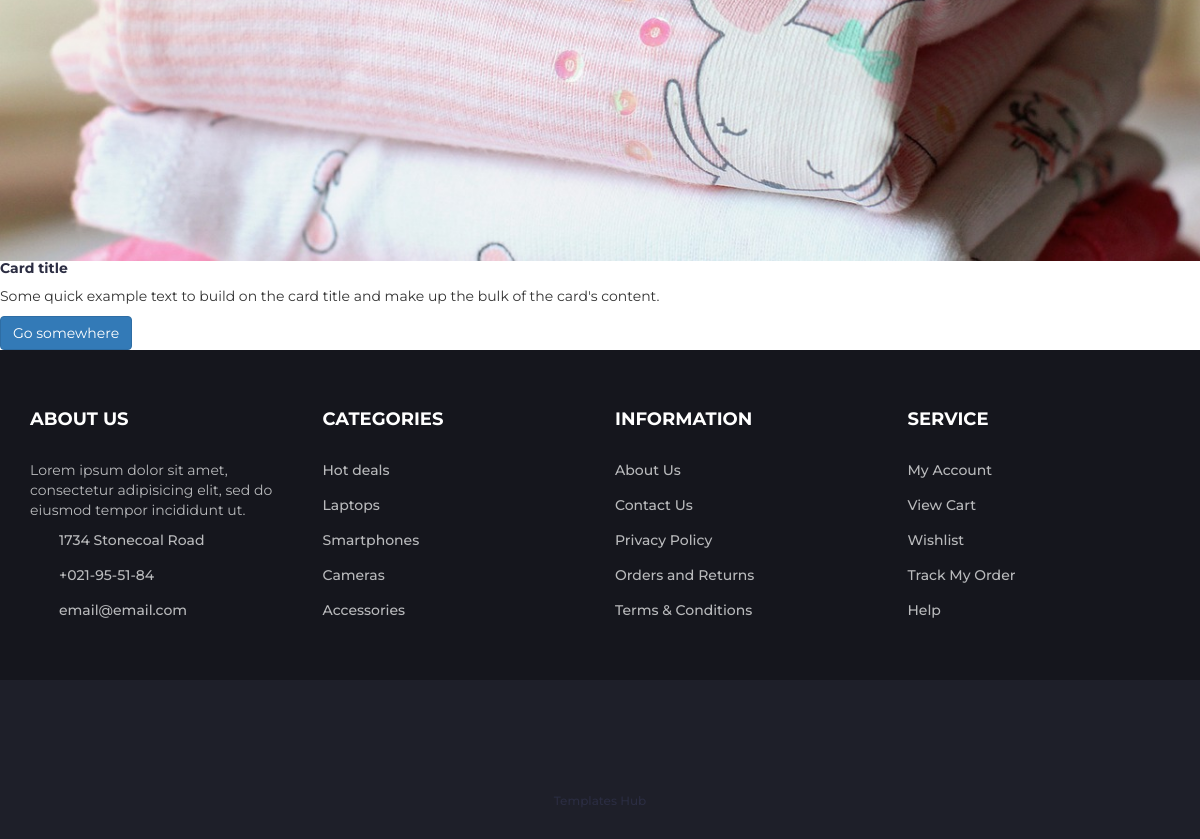
/my_account/account/orders (signed in, lower part), run on an earlier commit of the app's database.
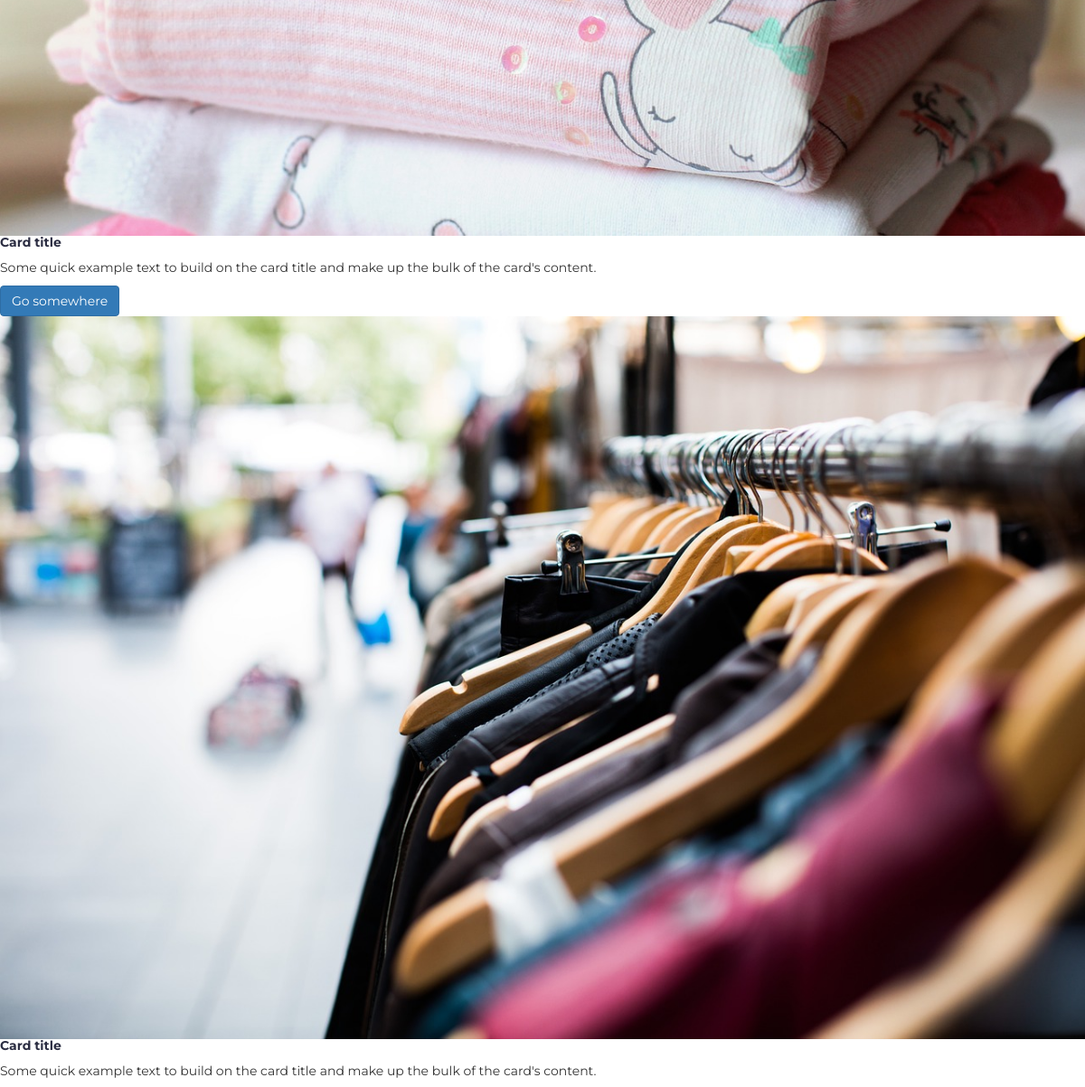
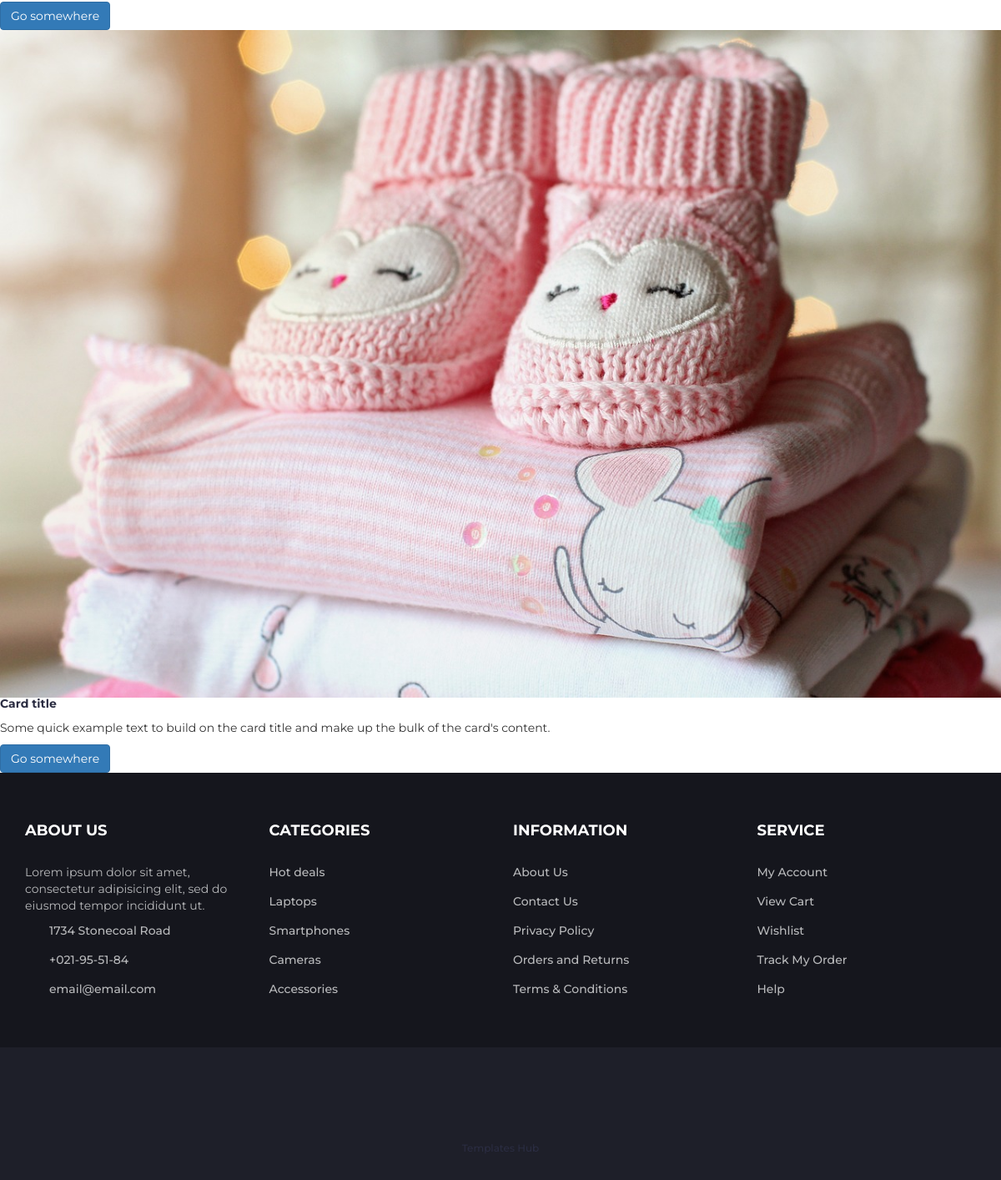
And on a later commit of the database (2 pictures, top to bottom).
### store/models.py (models this page shows, shortened)
class OrderedItem(models.Model):
    user = models.ForeignKey(AUTH_USER_MODEL, on_delete=models.CASCADE)
    product = models.ForeignKey(Product, on_delete=models.CASCADE)
    order_id = models.ForeignKey(OrderOrder, on_delete=models.CASCADE)
    quantity = models.IntegerField(default=1)
    price = models.FloatField(default=0.0)
    total = models.IntegerField(default=0)

class Product(models.Model):
    name = models.CharField(max_length=50)
    title = models.TextField(max_length=200)
    category = models.ForeignKey(Category, on_delete=models.SET_NULL, null=True, blank=True)
    price = models.FloatField(default=0.0)
    old_price = models.FloatField(default=0.0)
    stock_quantity = models.IntegerField(default=0)
    description = RichTextField(blank=True)
    technical_information = RichTextField(blank=True, default='', verbose_name="Fiche technique")
    image = models.ImageField(upload_to='products', blank=True, null=True)
    slug = AutoSlugField(populate_from=['name'])

### accounts/views.py (the view)
# urls.py: path('my_account/account/orders', views.account_orders, name='account-orders'),
def account_orders(request):
    user = request.user
    ordered_items = OrderedItem.objects.filter(user=user)
    context = {'ordered_items': ordered_items}
    return render(request, 'account/account_manage_orders.html', context)

### templates/account/account_manage_orders.html (shortened to what this page needs)
{% extends "panel/base.html" %}
{% load static %}
{% block content %}
                {% for i in ordered_items %}
                <div class="card">
                    <img src=" {{ i.product.image.url }} " class="card-img-top" width="100%"
                    <div class="card-body">
                        <h5 class="card-title">Card title</h5>
                        <p class="card-text">Some quick example text to build on the card title and make up the bulk of
                            the card's content.</p>
                        <a href="#" class="btn btn-primary">Go somewhere</a>
                    </div>
                {% endfor %}
{% include "panel/footer.html" %}
{% endblock content %}

### templates/panel/base.html (shortened to what this page needs)
<!doctype html> {% load static %}
<html lang="fr">
<head>
    <link type="text/css" rel="stylesheet" href="{% static 'style/css/bootstrap.min.css' %}" />
    <link type="text/css" rel="stylesheet" href="{% static 'style/css/slick.css' %}" />
    <link type="text/css" rel="stylesheet" href='{% static "style/css/slick-theme.css" %}' />
    <link type="text/css" rel="stylesheet" href='{% static "style/css/nouislider.min.css" %}' />
    <link rel="stylesheet" href='{% static "style/css/font-awesome.min.css" %}'>
    <link href="{% static 'fontawesomefree/css/fontawesome.css' %}" rel="stylesheet" type="text/css">
    <link href="{% static 'fontawesomefree/css/brands.css' %}" rel="stylesheet" type="text/css">
    <link href="{% static 'fontawesomefree/css/solid.css' %}" rel="stylesheet" type="text/css">
    <link type="text/css" rel="stylesheet" href='{% static "style/css/style.css" %}' />
</head>
<body>
    {% block content %} {% endblock content %}
</body>
</html>

### templates/panel/header.html (shortened to what this page needs)
{% load static %}

### templates/panel/footer.html (shortened to what this page needs)
{% load static %}
<footer id="footer">
    <div class="section">
        <div class="container">
            <div class="row">
                <div class="col-md-3 col-xs-6">
                    <div class="footer">
                        <h3 class="footer-title">About Us</h3>
                        <p>Lorem ipsum dolor sit amet, consectetur adipisicing elit, sed do eiusmod tempor
                            incididunt ut.</p>
                        <ul class="footer-links">
                            <li><a href="#"><i class="fa fa-map-marker"></i>1734 Stonecoal Road</a></li>
                            <li><a href="#"><i class="fa fa-phone"></i>+021-95-51-84</a></li>
                            <li><a href="#"><i class="fa fa-envelope-o"></i>email@email.com</a></li>
                        </ul>
                    </div>
                </div>
                <div class="col-md-3 col-xs-6">
                    <div class="footer">
                        <h3 class="footer-title">Categories</h3>
                        <ul class="footer-links">
                            <li><a href="#">Hot deals</a></li>
                            <li><a href="#">Laptops</a></li>
                            <li><a href="#">Smartphones</a></li>
                            <li><a href="#">Cameras</a></li>
                            <li><a href="#">Accessories</a></li>
                        </ul>
                    </div>
                </div>
                <div class="col-md-3 col-xs-6">
                    <div class="footer">
                        <h3 class="footer-title">Information</h3>
                        <ul class="footer-links">
                            <li><a href="#">About Us</a></li>
                            <li><a href="#">Contact Us</a></li>
                            <li><a href="#">Privacy Policy</a></li>
                            <li><a href="#">Orders and Returns</a></li>
                            <li><a href="#">Terms & Conditions</a></li>
                        </ul>
                    </div>
                </div>
                <div class="col-md-3 col-xs-6">
                    <div class="footer">
                        <h3 class="footer-title">Service</h3>
                        <ul class="footer-links">
                            <li><a href="#">My Account</a></li>
                            <li><a href="#">View Cart</a></li>
                            <li><a href="#">Wishlist</a></li>
                            <li><a href="#">Track My Order</a></li>
                            <li><a href="#">Help</a></li>
                        </ul>
                    </div>
                </div>
            </div>
        </div>
    </div>
    <div id="bottom-footer" class="section">
        <div class="container">
            <div class="row">
                <div class="col-md-12 text-center">
                    <ul class="footer-payments">
                        <li><a href="#"><i class="fa fa-cc-visa"></i></a></li>
                        <li><a href="#"><i class="fa fa-credit-card"></i></a></li>
                        <li><a href="#"><i class="fa fa-cc-paypal"></i></a></li>
                        <li><a href="#"><i class="fa fa-cc-mastercard"></i></a></li>
                        <li><a href="#"><i class="fa fa-cc-discover"></i></a></li>
                        <li><a href="#"><i class="fa fa-cc-amex"></i></a></li>
                    </ul>
                    <span class="copyright">
                        <a target="_blank" href="https://www.templateshub.net">Templates Hub</a>
                    </span>
                </div>
            </div>
        </div>
    </div>
</footer>

### templates/static/style/css/style.css (style rules this page uses)
body { font-family: 'Montserrat', sans-serif; font-weight: 400; color: #333; }
a { color: #2B2D42; font-weight: 500; -webkit-transition: 0.2s color; transition: 0.2s color; }
ul, ol { margin: 0; padding: 0; list-style: none }
.section { padding-top: 30px; padding-bottom: 30px; }
#footer { background: #15161D; color: #B9BABC; }
#bottom-footer { background: #1E1F29; }
.footer { margin: 30px 0px; }
.footer .footer-title { color: #FFF; text-transform: uppercase; font-size: 18px; margin: 0px 0px 30px; }
.footer-links li+li { margin-top: 15px; }
.footer-links li a { color: #B9BABC; }
.footer-links li i { margin-right: 15px; color: #D10024; width: 14px; text-align: center; }
.copyright { margin-top: 30px; display: block; font-size: 12px; }
.footer-payments li { display: inline-block; margin-right: 5px; }
.footer-payments li a { color: #15161D; font-size: 36px; display: block; }

What changed in the data, as far as the page shows it:
added OrderedItem: product.image (picture)
added OrderedItem: product.image (picture)
